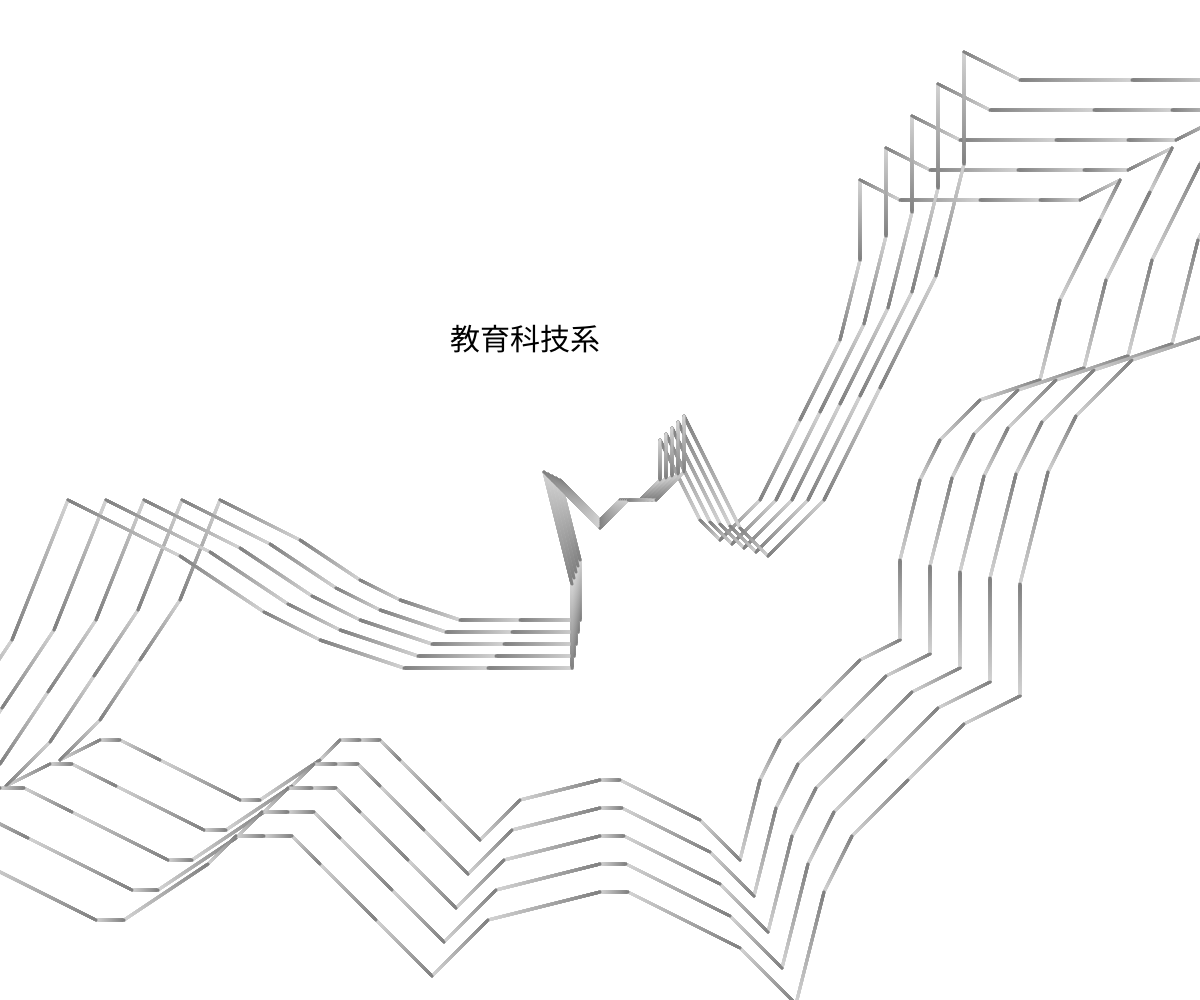
Frame 1 (no input)
Frame 60 (no input): identical to frame 1, image omitted
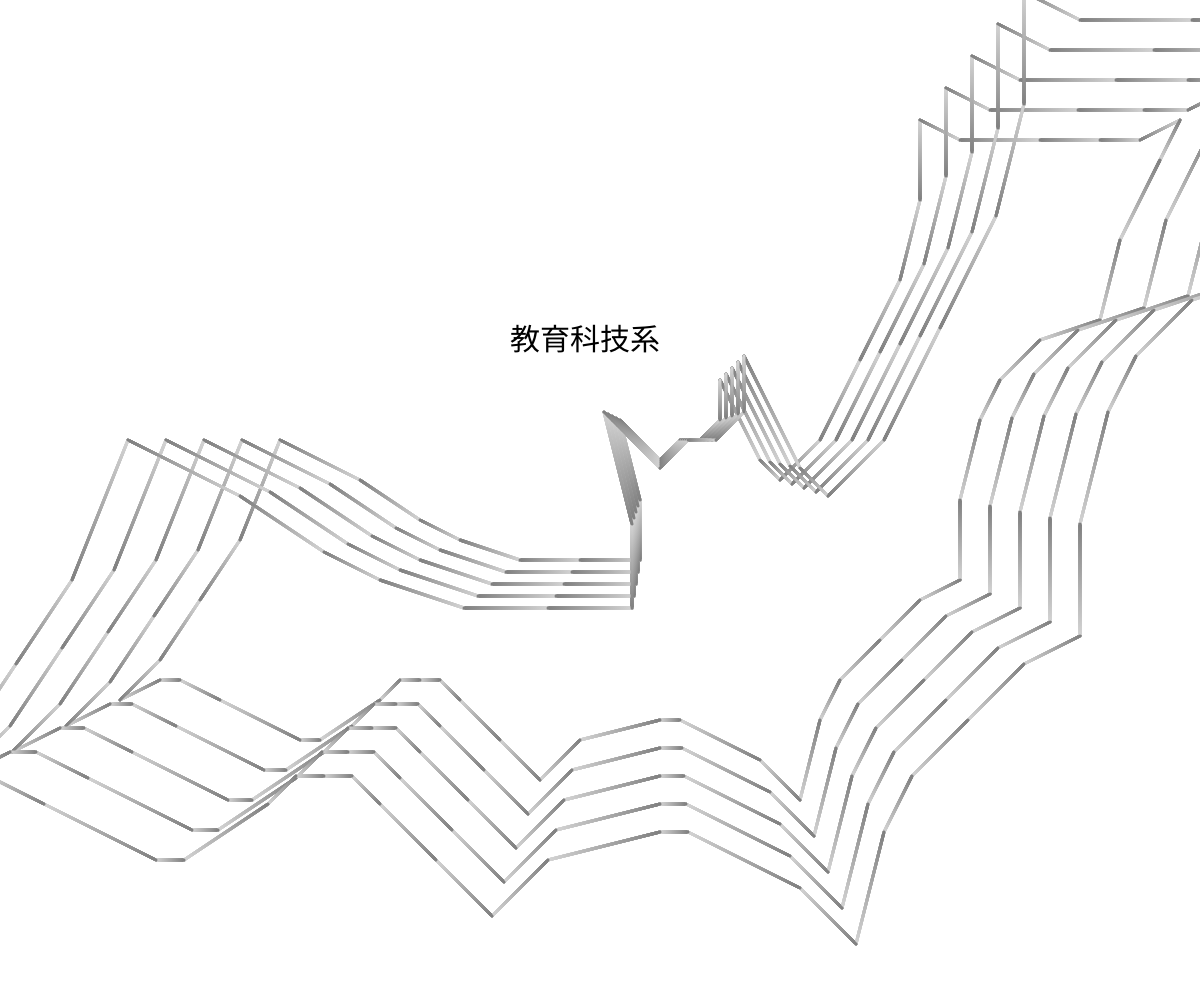
Frame 120 (the mouse pressed at the canvas centre since frame 60)

The p5.js sketch that drew these frames (run headless with seeded random() and noise() and a simulated clock; from frame 60 on, the mouse is pressed at the canvas centre):

// p5.js sketch
// ── sketch.js


let points1 = [[3,3],[5,-1],[6,-2],[8,0],[10,4],[12,8],[13,12]
,[13,16],[15,15],[19,15],[22,15],[24,15],[26,16],[25,14]
,[23,10],[22,6],[19,5],[17,3],[16,1],[15,-3],[15,-7],[13,-8],[11,-10]
,[9,-12],[8,-14],[7,-18],[5,-16],[1,-14],[0,-14],[-4,-15],[-6,-17]
,[-8,-15],[-10,-13],[-11,-12],[-12,-12],[-13,-12],[-14,-13],[-17,-15]
,[-18,-15],[-22,-13],[-24,-12],[-25,-12],[-27,-13],[-25,-11],[-23,-8]
,[-21,-5],[-19,0],[-15,-2],[-12,-4],[-10,-5],[-7,-6],[-4,-6]
,[-1,-6],[-1,-3],[-2,1],[0,-1],[1,0],[2,0],[3,1],[3,3]]; //list資料，
let points2 = [[3,3],[5,-1],[6,-2],[8,0],[10,4],[12,8],[13,12]
,[13,16],[15,15],[19,15],[22,15],[24,15],[26,16],[25,14]
,[23,10],[22,6],[19,5],[17,3],[16,1],[15,-3],[15,-7],[13,-8],[11,-10]
,[9,-12],[8,-14],[7,-18],[5,-16],[1,-14],[0,-14],[-4,-15],[-6,-17]
,[-8,-15],[-10,-13],[-11,-12],[-12,-12],[-13,-12],[-14,-13],[-17,-15]
,[-18,-15],[-22,-13],[-24,-12],[-25,-12],[-27,-13],[-25,-11],[-23,-8]
,[-21,-5],[-19,0],[-15,-2],[-12,-4],[-10,-5],[-7,-6],[-4,-6]
,[-1,-6],[-1,-3],[-2,1],[0,-1],[1,0],[2,0],[3,1],[3,3]];
let points3 = [[3,3],[5,-1],[6,-2],[8,0],[10,4],[12,8],[13,12]
,[13,16],[15,15],[19,15],[22,15],[24,15],[26,16],[25,14]
,[23,10],[22,6],[19,5],[17,3],[16,1],[15,-3],[15,-7],[13,-8],[11,-10]
,[9,-12],[8,-14],[7,-18],[5,-16],[1,-14],[0,-14],[-4,-15],[-6,-17]
,[-8,-15],[-10,-13],[-11,-12],[-12,-12],[-13,-12],[-14,-13],[-17,-15]
,[-18,-15],[-22,-13],[-24,-12],[-25,-12],[-27,-13],[-25,-11],[-23,-8]
,[-21,-5],[-19,0],[-15,-2],[-12,-4],[-10,-5],[-7,-6],[-4,-6]
,[-1,-6],[-1,-3],[-2,1],[0,-1],[1,0],[2,0],[3,1],[3,3]];
let points4 = [[3,3],[5,-1],[6,-2],[8,0],[10,4],[12,8],[13,12]
,[13,16],[15,15],[19,15],[22,15],[24,15],[26,16],[25,14]
,[23,10],[22,6],[19,5],[17,3],[16,1],[15,-3],[15,-7],[13,-8],[11,-10]
,[9,-12],[8,-14],[7,-18],[5,-16],[1,-14],[0,-14],[-4,-15],[-6,-17]
,[-8,-15],[-10,-13],[-11,-12],[-12,-12],[-13,-12],[-14,-13],[-17,-15]
,[-18,-15],[-22,-13],[-24,-12],[-25,-12],[-27,-13],[-25,-11],[-23,-8]
,[-21,-5],[-19,0],[-15,-2],[-12,-4],[-10,-5],[-7,-6],[-4,-6]
,[-1,-6],[-1,-3],[-2,1],[0,-1],[1,0],[2,0],[3,1],[3,3]];
let points5 = [[3,3],[5,-1],[6,-2],[8,0],[10,4],[12,8],[13,12]
,[13,16],[15,15],[19,15],[22,15],[24,15],[26,16],[25,14]
,[23,10],[22,6],[19,5],[17,3],[16,1],[15,-3],[15,-7],[13,-8],[11,-10]
,[9,-12],[8,-14],[7,-18],[5,-16],[1,-14],[0,-14],[-4,-15],[-6,-17]
,[-8,-15],[-10,-13],[-11,-12],[-12,-12],[-13,-12],[-14,-13],[-17,-15]
,[-18,-15],[-22,-13],[-24,-12],[-25,-12],[-27,-13],[-25,-11],[-23,-8]
,[-21,-5],[-19,0],[-15,-2],[-12,-4],[-10,-5],[-7,-6],[-4,-6]
,[-1,-6],[-1,-3],[-2,1],[0,-1],[1,0],[2,0],[3,1],[3,3]];
let ctx
var clo1='grey'
var clo2='lightgrey'
var m_num=1
function setup() {   //只會執行一次的函數
  createCanvas(windowWidth, windowHeight); //設定一個畫布，寬為整個視窗的寬度windowWidth，高度為整個視窗的高度windowHeight
  for (let i = 0; i < points1.length; i++) {
    for (let j = 0; j < points1[i].length; j++) {
      points1[i][j] = points1[i][j] * 20;
    }
  }
  for (let i = 0; i < points2.length; i++) {
    for (let j = 0; j < points2[i].length; j++) {
      points2[i][j] = points2[i][j] * 22;
    }
  }
  for (let i = 0; i < points3.length; i++) {
    for (let j = 0; j < points3[i].length; j++) {
      points3[i][j] = points3[i][j] * 24;
    }
  }
  for (let i = 0; i < points4.length; i++) {
    for (let j = 0; j < points4[i].length; j++) {
      points4[i][j] = points4[i][j] * 26;
    }
  }
  for (let i = 0; i < points5.length; i++) {
    for (let j = 0; j < points5[i].length; j++) {
      points5[i][j] = points5[i][j] * 28;
    }
  }
  ctx = canvas.getContext('2d');
	ctx.lineWidth = 3;
	ctx.lineCap = 'round'
}
function draw() {
  background(255);
  translate(width/2, height/2); //原本原點在左上角，利用這指令把原點放到視窗的中心
  textSize(30)  //文字大小
  text("教育科技系",-150+mouseX/10,-150)  //顯示文字
  scale(1, -1);  //上下翻轉
 for(let m = 0; m <m_num ; m++){
   draw_line(points1[points1.length-1][0],points1[points1.length-1][1])*10
 }
 for(let m = 0; m <m_num ; m++){
  draw_line(points2[points2.length-1][0],points2[points2.length-1][1])*10
}
for(let m = 0; m <m_num ; m++){
  draw_line(points3[points3.length-1][0],points3[points3.length-1][1])*10
}
for(let m = 0; m <m_num ; m++){
  draw_line(points4[points4.length-1][0],points4[points4.length-1][1])*10
}
for(let m = 0; m <m_num ; m++){
  draw_line(points5[points5.length-1][0],points5[points5.length-1][1])*10
}
}
function draw_line(){
  for(let i = 0; i <points1.length-1 ; i++){
    gradientLine(ctx, points1[i][0]+mouseX/10, points1[i][1]+mouseX/10, points1[i+1][0]+mouseX/10, points1[i+1][1]+mouseX/10, clo1, clo2)
  }
  gradientLine(ctx, points1[points1.length-1][0]+mouseX/10, points1[points1.length-1][1]+mouseX/10, points1[0][0]+mouseX/10, points1[0][1]+mouseX/10, clo1, clo2)
  for(let i = 0; i <points2.length-1 ; i++){
    gradientLine(ctx, points2[i][0]+mouseX/10, points2[i][1]+mouseX/10, points2[i+1][0]+mouseX/10, points2[i+1][1]+mouseX/10, clo1, clo2)
  }
  gradientLine(ctx, points2[points2.length-1][0]+mouseX/10, points2[points2.length-1][1]+mouseX/10, points2[0][0]+mouseX/10, points2[0][1]+mouseX/10, clo1, clo2)
  for(let i = 0; i <points3.length-1 ; i++){
    gradientLine(ctx, points3[i][0]+mouseX/10, points3[i][1]+mouseX/10, points3[i+1][0]+mouseX/10, points3[i+1][1]+mouseX/10, clo1, clo2)
  }
  gradientLine(ctx, points3[points3.length-1][0]+mouseX/10, points3[points3.length-1][1]+mouseX/10, points3[0][0]+mouseX/10, points3[0][1]+mouseX/10, clo1, clo2)
  for(let i = 0; i <points4.length-1 ; i++){
    gradientLine(ctx, points4[i][0]+mouseX/10, points4[i][1]+mouseX/10, points4[i+1][0]+mouseX/10, points4[i+1][1]+mouseX/10, clo1, clo2)
  }
  gradientLine(ctx, points4[points4.length-1][0]+mouseX/10, points4[points1.length-1][1]+mouseX/10, points4[0][0]+mouseX/10, points4[0][1]+mouseX/10, clo1, clo2)
  for(let i = 0; i <points5.length-1 ; i++){
    gradientLine(ctx, points5[i][0]+mouseX/10, points5[i][1]+mouseX/10, points5[i+1][0]+mouseX/10, points5[i+1][1]+mouseX/10, clo1, clo2)
  }
  gradientLine(ctx, points5[points1.length-1][0]+mouseX/10, points5[points1.length-1][1]+mouseX/10, points5[0][0]+mouseX/10, points5[0][1]+mouseX/10, clo1, clo2)
  
}
function gradientLine(ctx, x1, y1, x2, y2, c1, c2) {
  const gradient = ctx.createLinearGradient(x1, y1, x2, y2);
  gradient.addColorStop(0, c1);
  gradient.addColorStop(1, c2);
  ctx.strokeStyle = gradient;

  ctx.beginPath();
  ctx.moveTo(x1, y1);
  ctx.lineTo(x2, y2);
  ctx.stroke();
}
